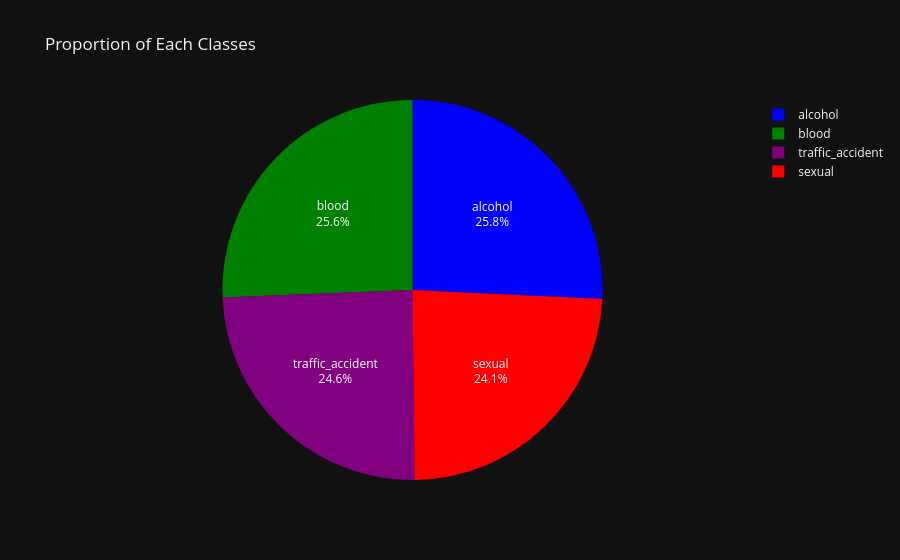

Here is the notebook cell this chart was saved with:
### Code cell
fig = go.Figure(data=[go.Pie(
    labels=class_names,
    values=train_counts,
    textinfo='percent+label',
    marker=dict(colors=['blue', 'green', 'red', 'purple']),
)])

fig.update_layout(
    title="Proportion of Each Classes",
    template="plotly_dark",
)

fig.show()

### Figure 1 — Plotly figure (JSON) as saved in the notebook; plotly's stock layout.template omitted (floating-point values rounded to 4 significant figures)
{"data": [{"labels": ["alcohol", "blood", "sexual", "traffic_accident"], "marker": {"colors": ["blue", "green", "red", "purple"]}, "textinfo": "percent+label", "values": [412, 410, 385, 393], "type": "pie"}], "layout": {"title": {"text": "Proportion of Each Classes"}}}
